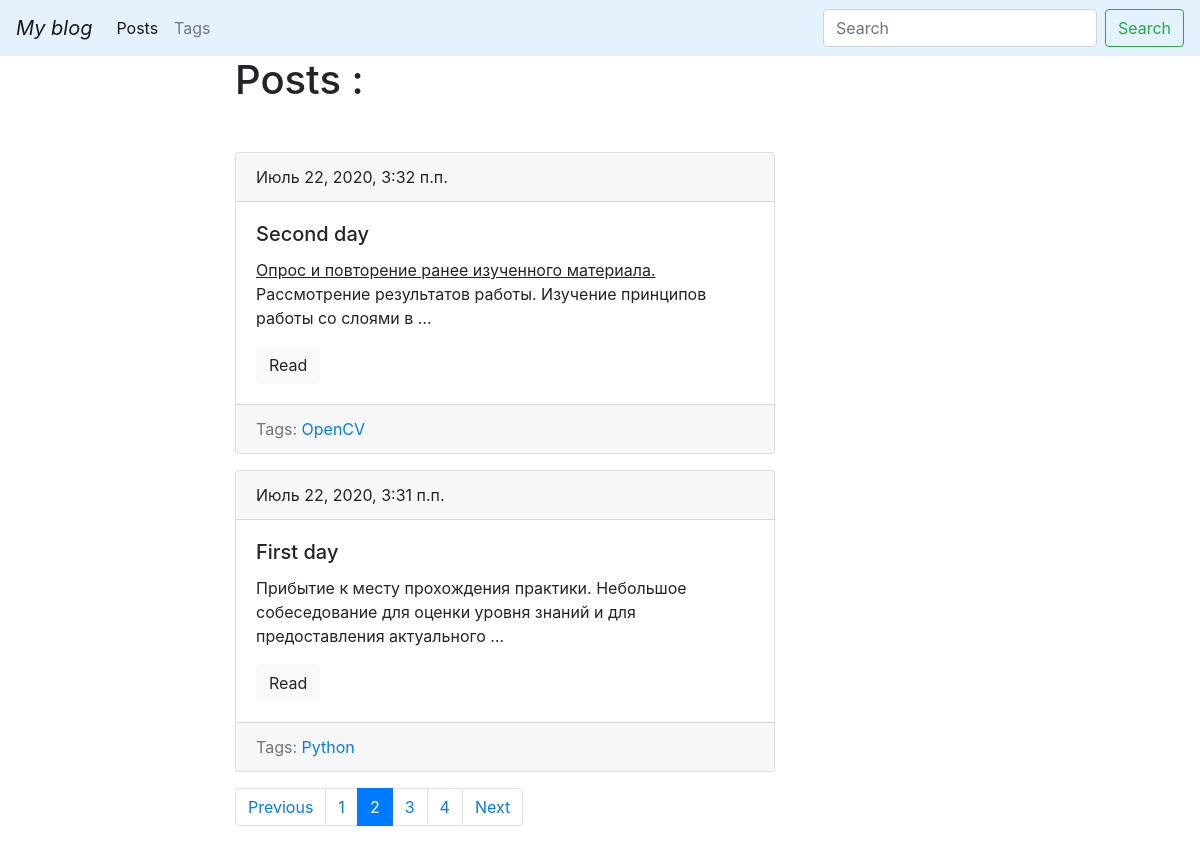
Screenshot of /blog/?page=2 with the database file from the repository.
### blog/models.py (models this page shows, shortened)
class Post(models.Model):
    title = models.CharField(max_length= 150, db_index=True)
    slug = models.SlugField(max_length=150, blank=True, unique=True)
    body = models.TextField(blank=True, db_index=True)
    date_pub = models.DateTimeField(auto_now_add=True)
    tags = models.ManyToManyField('Tag', blank=True, related_name='posts')
    def get_absolute_url(self):
        return reverse('post_detail_url', kwargs={'slug' : self.slug})
    class Meta:
        ordering = ['-date_pub']

class Tag(models.Model):
    title = models.CharField(max_length=50)
    slug = models.SlugField(max_length=50, unique=True)
    def get_absolute_url(self):
        return reverse('tag_detail_url', kwargs={'slug' : self.slug})
    class Meta:
        ordering = ['title']

### blog/views.py (the view)
# urls.py: path('', posts_list, name='posts_list_url'),
def posts_list(request):
    search_query = request.GET.get('search', '')
    if search_query:
        posts = Post.objects.filter(Q(title__icontains=search_query) | Q(body__icontains=search_query))
    else:
        posts = Post.objects.all()
    paginator = Paginator(posts, 2)
    page_number = request.GET.get('page',1)
    page = paginator.get_page(page_number)
    is_paginated = page.has_other_pages()
    if page.has_previous():
        previous_url = "?page={}".format(page.previous_page_number())
    else:
        previous_url = ""
    if page.has_next():
        next_url = "?page={}".format(page.next_page_number())
    else:
        next_url = ""
    context= {
        "page_objects": page,
        "is_paginated": is_paginated,
        "next_url": next_url,
        "previous_url": previous_url,
    }
    return render(request, 'blog/index.html', context= context)

### blog/templates/blog/index.html (shortened to what this page needs)
{% extends 'blog/base_blog.html'%}
{% block content %}
    <h1 class="mb-5"> Posts : </h1>
        {% for post in page_objects.object_list %}
             {% include 'blog/includes/post_card_template.html'%}
        {% endfor %}
{% endblock %}

### blog/templates/blog/includes/post_card_template.html (shortened to what this page needs)
<div class="card">
    <div class="card-header">
        {{post.date_pub}}
    </div>
    <div class="card-body">
        <h5 class="card-title">{{ post.title }}</h5>
        <p class="card-text">{{post.body|truncatewords:15|safe}}</p>
        <a href="{{ post.get_absolute_url }}" class="btn btn-light">Read</a>
    </div>
    <div class="card-footer text-muted">
        Tags:
        {% for tag in post.tags.all %}
        <a href="{{ tag.get_absolute_url }}"> {{ tag.title }}</a>
        {% endfor %}
    </div>
</div>

### rows the page displays
Post: date_pub "Июль 22, 2020, 3:32 п.п.", title "Second day", body "Опрос и повторение ранее изученного материала. Рассмотрение результатов работы. Изучение принципов работы со слоями в …"
Tag: title "OpenCV"
Post: date_pub "Июль 22, 2020, 3:31 п.п.", title "First day", body "Прибытие к месту прохождения практики. Небольшое собеседование для оценки уровня знаний и для предоставления актуального …"
Tag: title "Python"

### other values shown
{{ n }} "1" "3" "4"
{{ n }} "2"
